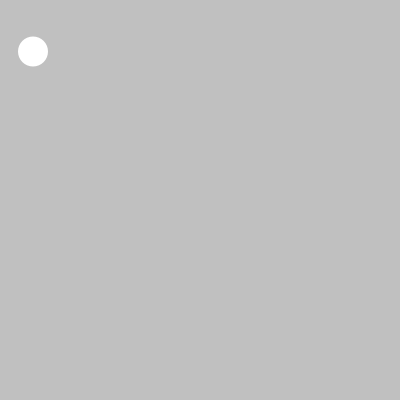
Frame 1 (no input)
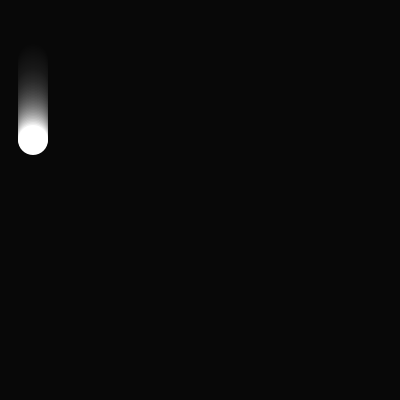
Frame 60 (the mouse pressed at the canvas centre just before this capture)
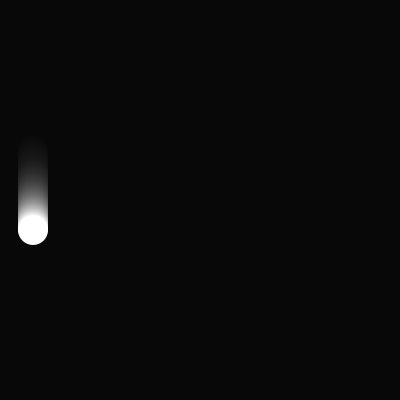
Frame 120 (the mouse held since frame 60 and released just before this capture)

The Processing sketch that drew these frames (run headless with seeded random() and noise(); from frame 60 on, the mouse is pressed at the canvas centre):

// Processing sketch: spotClass
// ── spotClass.pde
class Spot{
  float x, y;      // X-coordinate, y-coordinate
  float diameter;  //Diameter of the circle
  float speed;      // Distance moved each from
  int direction = 1; // Direction of motion (1 is down, -1 is up)
  
  //Constructor
  Spot(float xpos, float ypos, float dia, float sp){
    x = xpos;
    y = ypos;
    diameter = dia;
    speed = sp;
  }
  
  void move(){
    y += (speed * direction);
    if ((y > (height - diameter/2)) || (y < diameter/2)){
      direction *= -1;
    }
  }
  
  void display(){
    ellipse(x, y, diameter, diameter);
  }
}

Spot sp;

void setup(){
  size(400, 400);
  noStroke();
  sp = new Spot(33, 50, 30, 1.5);
}

void draw(){
  fill(0, 15);
  rect(0, 0, width, height);
  fill(255);
  sp.move();
  sp.display();
}
